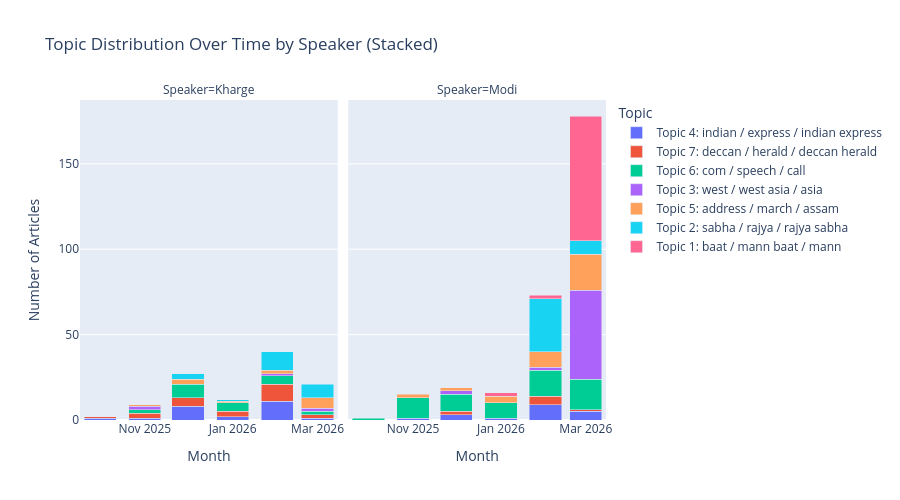

Source (notebook cell):
### Code cell
# Side-by-side comparison: topic count by month
temporal_topics = df.groupby(['YearMonth', 'Speaker', 'Dominant_Topic_Label']).size().reset_index(name='Count')

fig = px.bar(
    temporal_topics, x='YearMonth', y='Count', color='Dominant_Topic_Label',
    facet_col='Speaker', barmode='stack',
    title='Topic Distribution Over Time by Speaker (Stacked)',
    labels={'Count': 'Number of Articles', 'YearMonth': 'Month', 'Dominant_Topic_Label': 'Topic'}
)
fig.update_layout(height=500)
fig.show()

### Figure 1 — Plotly figure (JSON) as saved in the notebook; plotly's stock layout.template omitted (floating-point values rounded to 4 significant figures)
{"data": [{"hovertemplate": "Topic=Topic 4: indian / express / indian express<br>Speaker=Kharge<br>Month=%{x}<br>Number of Articles=%{y}<extra></extra>", "legendgroup": "Topic 4: indian / express / indian express", "marker": {"color": "#636efa", "pattern": {"shape": ""}}, "name": "Topic 4: indian / express / indian express", "orientation": "v", "showlegend": true, "textposition": "auto", "type": "bar", "x": ["2025-10", "2025-11", "2025-12", "2026-01", "2026-02", "2026-03"], "xaxis": "x", "y": [1, 1, 8, 2, 11, 1], "yaxis": "y"}, {"hovertemplate": "Topic=Topic 4: indian / express / indian express<br>Speaker=Modi<br>Month=%{x}<br>Number of Articles=%{y}<extra></extra>", "legendgroup": "Topic 4: indian / express / indian express", "marker": {"color": "#636efa", "pattern": {"shape": ""}}, "name": "Topic 4: indian / express / indian express", "orientation": "v", "showlegend": false, "textposition": "auto", "type": "bar", "x": ["2025-11", "2025-12", "2026-01", "2026-02", "2026-03"], "xaxis": "x2", "y": [1, 3, 1, 9, 5], "yaxis": "y2"}, {"hovertemplate": "Topic=Topic 7: deccan / herald / deccan herald<br>Speaker=Kharge<br>Month=%{x}<br>Number of Articles=%{y}<extra></extra>", "legendgroup": "Topic 7: deccan / herald / deccan herald", "marker": {"color": "#EF553B", "pattern": {"shape": ""}}, "name": "Topic 7: deccan / herald / deccan herald", "orientation": "v", "showlegend": true, "textposition": "auto", "type": "bar", "x": ["2025-10", "2025-11", "2025-12", "2026-01", "2026-02", "2026-03"], "xaxis": "x", "y": [1, 3, 5, 3, 10, 2], "yaxis": "y"}, {"hovertemplate": "Topic=Topic 7: deccan / herald / deccan herald<br>Speaker=Modi<br>Month=%{x}<br>Number of Articles=%{y}<extra></extra>", "legendgroup": "Topic 7: deccan / herald / deccan herald", "marker": {"color": "#EF553B", "pattern": {"shape": ""}}, "name": "Topic 7: deccan / herald / deccan herald", "orientation": "v", "showlegend": false, "textposition": "auto", "type": "bar", "x": ["2025-12", "2026-02", "2026-03"], "xaxis": "x2", "y": [2, 5, 1], "yaxis": "y2"}, {"hovertemplate": "Topic=Topic 6: com / speech / call<br>Speaker=Kharge<br>Month=%{x}<br>Number of Articles=%{y}<extra></extra>", "legendgroup": "Topic 6: com / speech / call", "marker": {"color": "#00cc96", "pattern": {"shape": ""}}, "name": "Topic 6: com / speech / call", "orientation": "v", "showlegend": true, "textposition": "auto", "type": "bar", "x": ["2025-11", "2025-12", "2026-01", "2026-02", "2026-03"], "xaxis": "x", "y": [2, 8, 5, 5, 2], "yaxis": "y"}, {"hovertemplate": "Topic=Topic 6: com / speech / call<br>Speaker=Modi<br>Month=%{x}<br>Number of Articles=%{y}<extra></extra>", "legendgroup": "Topic 6: com / speech / call", "marker": {"color": "#00cc96", "pattern": {"shape": ""}}, "name": "Topic 6: com / speech / call", "orientation": "v", "showlegend": false, "textposition": "auto", "type": "bar", "x": ["2025-10", "2025-11", "2025-12", "2026-01", "2026-02", "2026-03"], "xaxis": "x2", "y": [1, 12, 10, 9, 15, 18], "yaxis": "y2"}, {"hovertemplate": "Topic=Topic 3: west / west asia / asia<br>Speaker=Kharge<br>Month=%{x}<br>Number of Articles=%{y}<extra></extra>", "legendgroup": "Topic 3: west / west asia / asia", "marker": {"color": "#ab63fa", "pattern": {"shape": ""}}, "name": "Topic 3: west / west asia / asia", "orientation": "v", "showlegend": true, "textposition": "auto", "type": "bar", "x": ["2025-11", "2026-02", "2026-03"], "xaxis": "x", "y": [2, 1, 2], "yaxis": "y"}, {"hovertemplate": "Topic=Topic 3: west / west asia / asia<br>Speaker=Modi<br>Month=%{x}<br>Number of Articles=%{y}<extra></extra>", "legendgroup": "Topic 3: west / west asia / asia", "marker": {"color": "#ab63fa", "pattern": {"shape": ""}}, "name": "Topic 3: west / west asia / asia", "orientation": "v", "showlegend": false, "textposition": "auto", "type": "bar", "x": ["2025-12", "2026-02", "2026-03"], "xaxis": "x2", "y": [2, 2, 52], "yaxis": "y2"}, {"hovertemplate": "Topic=Topic 5: address / march / assam<br>Speaker=Kharge<br>Month=%{x}<br>Number of Articles=%{y}<extra></extra>", "legendgroup": "Topic 5: address / march / assam", "marker": {"color": "#FFA15A", "pattern": {"shape": ""}}, "name": "Topic 5: address / march / assam", "orientation": "v", "showlegend": true, "textposition": "auto", "type": "bar", "x": ["2025-11", "2025-12", "2026-01", "2026-02", "2026-03"], "xaxis": "x", "y": [1, 3, 1, 2, 6], "yaxis": "y"}, {"hovertemplate": "Topic=Topic 5: address / march / assam<br>Speaker=Modi<br>Month=%{x}<br>Number of Articles=%{y}<extra></extra>", "legendgroup": "Topic 5: address / march / assam", "marker": {"color": "#FFA15A", "pattern": {"shape": ""}}, "name": "Topic 5: address / march / assam", "orientation": "v", "showlegend": false, "textposition": "auto", "type": "bar", "x": ["2025-11", "2025-12", "2026-01", "2026-02", "2026-03"], "xaxis": "x2", "y": [2, 2, 4, 9, 21], "yaxis": "y2"}, {"hovertemplate": "Topic=Topic 2: sabha / rajya / rajya sabha<br>Speaker=Kharge<br>Month=%{x}<br>Number of Articles=%{y}<extra></extra>", "legendgroup": "Topic 2: sabha / rajya / rajya sabha", "marker": {"color": "#19d3f3", "pattern": {"shape": ""}}, "name": "Topic 2: sabha / rajya / rajya sabha", "orientation": "v", "showlegend": true, "textposition": "auto", "type": "bar", "x": ["2025-12", "2026-01", "2026-02", "2026-03"], "xaxis": "x", "y": [3, 1, 11, 8], "yaxis": "y"}, {"hovertemplate": "Topic=Topic 2: sabha / rajya / rajya sabha<br>Speaker=Modi<br>Month=%{x}<br>Number of Articles=%{y}<extra></extra>", "legendgroup": "Topic 2: sabha / rajya / rajya sabha", "marker": {"color": "#19d3f3", "pattern": {"shape": ""}}, "name": "Topic 2: sabha / rajya / rajya sabha", "orientation": "v", "showlegend": false, "textposition": "auto", "type": "bar", "x": ["2026-02", "2026-03"], "xaxis": "x2", "y": [31, 8], "yaxis": "y2"}, {"hovertemplate": "Topic=Topic 1: baat / mann baat / mann<br>Speaker=Modi<br>Month=%{x}<br>Number of Articles=%{y}<extra></extra>", "legendgroup": "Topic 1: baat / mann baat / mann", "marker": {"color": "#FF6692", "pattern": {"shape": ""}}, "name": "Topic 1: baat / mann baat / mann", "orientation": "v", "showlegend": true, "textposition": "auto", "type": "bar", "x": ["2026-01", "2026-02", "2026-03"], "xaxis": "x2", "y": [2, 2, 73], "yaxis": "y2"}], "layout": {"annotations": [{"font": {}, "showarrow": false, "text": "Speaker=Kharge", "x": 0.245, "xanchor": "center", "xref": "paper", "y": 1, "yanchor": "bottom", "yref": "paper"}, {"font": {}, "showarrow": false, "text": "Speaker=Modi", "x": 0.755, "xanchor": "center", "xref": "paper", "y": 1, "yanchor": "bottom", "yref": "paper"}], "barmode": "stack", "height": 500, "legend": {"title": {"text": "Topic"}, "tracegroupgap": 0}, "title": {"text": "Topic Distribution Over Time by Speaker (Stacked)"}, "xaxis": {"anchor": "y", "domain": [0, 0.49], "title": {"text": "Month"}}, "xaxis2": {"anchor": "y2", "domain": [0.51, 1], "matches": "x", "title": {"text": "Month"}}, "yaxis": {"anchor": "x", "domain": [0, 1], "title": {"text": "Number of Articles"}}, "yaxis2": {"anchor": "x2", "domain": [0, 1], "matches": "y", "showticklabels": false}}}
